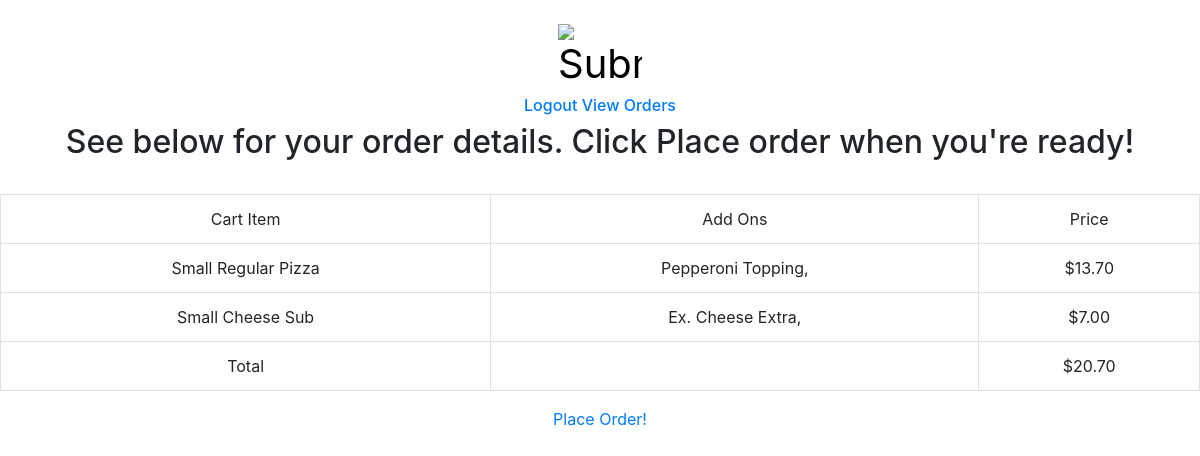
Page /checkout (signed in) on the committed database.
### orders/models.py (models this page shows, shortened)
class OrderItem(models.Model):
    menuItem = models.ForeignKey(MenuItem, on_delete=models.CASCADE)
    addOns = models.ManyToManyField(AddOn, blank=True)
    order = models.ForeignKey(Order, blank=True, on_delete=models.CASCADE)
    total = models.DecimalField(decimal_places=2, max_digits=6)

class MenuItem(models.Model):
    name = models.CharField(max_length=25, unique=True, blank=True)
    size = models.ForeignKey(Size, blank=True, on_delete=models.CASCADE)
    price = models.DecimalField(decimal_places=2, max_digits=4)
    category = models.ForeignKey(Category, on_delete=models.CASCADE)
    addOnType = models.ForeignKey(AddOnType, blank=True, on_delete=models.CASCADE)
    maxAddOns = models.IntegerField(validators=[MaxValueValidator(10), MinValueValidator(0)])
    def __str__(self):
        return f"{self.name}"

class AddOn(models.Model):
    name = models.CharField(max_length=20, unique=True)
    addOnType = models.ForeignKey(AddOnType, on_delete=models.CASCADE)
    def __str__(self):
        return f"{self.name} {self.addOnType}"

class AddOnType(models.Model):
    name = models.CharField(max_length=20, unique=True)
    def __str__(self):
        return f"{self.name}"

### orders/views.py (the view)
# urls.py: path("checkout", views.checkout, name="checkout"),
def checkout(request):
    try:
        order = Order.objects.get(customer=request.user, orderStatus=OrderStatus.objects.get(status="Unplaced"))
    except Order.DoesNotExist:
        context = {
            "user": request.user,
            "menuItems": MenuItem.objects.all(),
            "message": "No items in Cart!"
        }
        return render(request,"project3index.html", context)
    orderItems = OrderItem.objects.filter(order=order)
    totalPrice = 0
    for orderItem in orderItems:
        totalPrice = totalPrice + orderItem.total
    context = {
    "orderItems": orderItems,
    "totalPrice": totalPrice
    }
    return render(request, "checkout.html", context)

### orders/templates/checkout.html (shortened to what this page needs)
<!DOCTYPE html>
<html>
<head>
  <link rel="stylesheet" href="https://maxcdn.bootstrapcdn.com/bootstrap/4.0.0/css/bootstrap.min.css">
</head>
<body style="text-align:center">
  <br>
  <h1>
    <form action="{% url 'index' %}">
      <input type="image" src="https://cdn.pixabay.com/photo/2019/06/29/21/58/pizza-4306977_1280.png" alt="Submit" width="7%" height="7%"></form>
  </h1>
  <h6>
    <div><a href="{% url 'logout' %}">Logout</a>
      {% if request.user.is_superuser %}
      <a href="{% url 'viewOrders' %}">View Orders</a>
      {% endif %}
    </div>
  </h6>
  <h2>
    See below for your order details. Click Place order when you're ready!
  </h2>
  <br>
  <table class="table table-bordered">
    <tr>
      <td>Cart Item</td>
      <td>Add Ons</td>
      <td>Price</td>
    </tr>
    {% for orderItem in orderItems %}
    <tr>
      <td>{{ orderItem.menuItem }}</td>
      <td>{% for addOns in orderItem.addOns.all %}{{ addOns }}, {% endfor %}</td>
      <td>${{ orderItem.total }}</td>
    </tr>
    {% endfor %}
    <tr>
      <td>Total</td>
      <td></td>
      <td>${{ totalPrice }}</td>
    </tr>
  </table>
  <a href="{% url 'placeOrder' %}">Place Order!</a>
  <br>
  <br>
</body>
</html>

### rows in the picture
OrderItem: menuItem "Small Regular Pizza", total "13.70"
AddOn: name+addOnType "Pepperoni Topping"
OrderItem: menuItem "Small Cheese Sub", total "7.00"
AddOn: name+addOnType "Ex. Cheese Extra"

### other values in the picture
{{ totalPrice }} "20.70"
